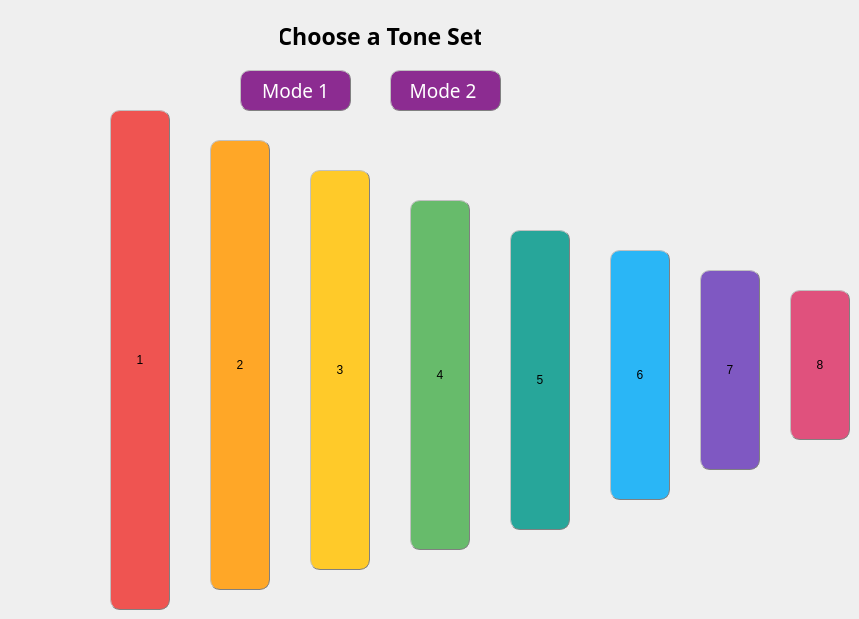
        <widget class="QWidget" name="xylophoneTab">
         <attribute name="icon">
          <iconset resource="../../../../../images.qrc">
           <normaloff>:/icons/icons/xylophone-icon.png</normaloff>:/icons/icons/xylophone-icon.png</iconset>
         </attribute>
         <attribute name="title">
          <string/>
         </attribute>
         <widget class="QPushButton" name="Xylophone8KeyPushButton">
          <property name="geometry">
           <rect>
            <x>790</x>
            <y>290</y>
            <width>60</width>
            <height>150</height>
           </rect>
          </property>
          <property name="styleSheet">
           <string notr="true">QPushButton {
	border: 1.1px grey;
    border-radius: 10px;
    border-style: outset;
	background-color: rgb(224, 81, 125);
    }

QPushButton:hover {
	background-color: rgb(173, 63, 97);
    }

QPushButton:pressed {
	background-color: rgb(144, 52, 81);
    }</string>
          </property>
          <property name="text">
           <string>8</string>
          </property>
          <property name="shortcut">
           <string>8</string>
          </property>
         </widget>
         <widget class="QPushButton" name="Xylophone7KeyPushButton">
          <property name="geometry">
           <rect>
            <x>700</x>
            <y>270</y>
            <width>60</width>
            <height>200</height>
           </rect>
          </property>
          <property name="styleSheet">
           <string notr="true">QPushButton {
	border: 1.1px grey;
    border-radius: 10px;
    border-style: outset;
	background-color: rgb(127, 88, 194);
    }

QPushButton:hover {
	background-color: rgb(99, 69, 152);
    }

QPushButton:pressed {
	background-color: rgb(82, 57, 125);
    }</string>
          </property>
          <property name="text">
           <string>7</string>
          </property>
          <property name="shortcut">
           <string>7</string>
          </property>
         </widget>
         <widget class="QPushButton" name="Xylophone6KeyPushButton">
          <property name="geometry">
           <rect>
            <x>610</x>
            <y>250</y>
            <width>60</width>
            <height>250</height>
           </rect>
          </property>
          <property name="styleSheet">
           <string notr="true">QPushButton {
	border: 1.1px grey;
    border-radius: 10px;
    border-style: outset;
	background-color: rgb(42, 182, 246);
    }

QPushButton:hover {
	background-color: rgb(34, 153, 204);
    }

QPushButton:pressed {
	background-color: rgb(26, 116, 154);
    }</string>
          </property>
          <property name="text">
           <string>6</string>
          </property>
          <property name="shortcut">
           <string>6</string>
          </property>
         </widget>
         <widget class="QPushButton" name="Xylophone5KeyPushButton">
          <property name="geometry">
           <rect>
            <x>510</x>
            <y>230</y>
            <width>60</width>
            <height>300</height>
           </rect>
          </property>
          <property name="styleSheet">
           <string notr="true">QPushButton {
	border: 1.1px grey;
    border-radius: 10px;
    border-style: outset;
	background-color: rgb(39, 166, 154);
    }

QPushButton:hover {
	background-color: rgb(32, 136, 126);
    }

QPushButton:pressed {
	background-color: rgb(27, 115, 106);
    }</string>
          </property>
          <property name="text">
           <string>5</string>
          </property>
          <property name="shortcut">
           <string>5</string>
          </property>
         </widget>
         <widget class="QPushButton" name="Xylophone4KeyPushButton">
          <property name="geometry">
           <rect>
            <x>410</x>
            <y>200</y>
            <width>60</width>
            <height>350</height>
           </rect>
          </property>
          <property name="styleSheet">
           <string notr="true">QPushButton {
	border: 1.1px grey;
    border-radius: 10px;
    border-style: outset;
	background-color: rgb(103, 187, 107);
    }

QPushButton:hover {
	background-color: rgb(84, 153, 87);
    }

QPushButton:pressed {
	background-color: rgb(69, 126, 71);
    }</string>
          </property>
          <property name="text">
           <string>4</string>
          </property>
          <property name="shortcut">
           <string>4</string>
          </property>
         </widget>
         <widget class="QPushButton" name="Xylophone3KeyPushButton">
          <property name="geometry">
           <rect>
            <x>310</x>
            <y>170</y>
            <width>60</width>
            <height>400</height>
           </rect>
          </property>
          <property name="styleSheet">
           <string notr="true">QPushButton {
	border: 1.1px grey;
    border-radius: 10px;
    border-style: outset;
	background-color: rgb(255, 202, 41);
    }

QPushButton:hover {
	background-color: rgb(220, 174, 35);
    }

QPushButton:pressed {
	background-color: rgb(182, 144, 28);
    }</string>
          </property>
          <property name="text">
           <string>3</string>
          </property>
          <property name="shortcut">
           <string>3</string>
          </property>
         </widget>
         <widget class="QPushButton" name="Xylophone2KeyPushButton">
          <property name="geometry">
           <rect>
            <x>210</x>
            <y>140</y>
            <width>60</width>
            <height>450</height>
           </rect>
          </property>
          <property name="styleSheet">
           <string notr="true">QPushButton {
	border: 1.1px grey;
    border-radius: 10px;
    border-style: outset;
	background-color: rgb(255, 167, 39);
    }

QPushButton:hover {
	background-color: rgb(190, 124, 24);
    }

QPushButton:pressed {
	background-color: rgb(167, 109, 21);
    }</string>
          </property>
          <property name="text">
           <string>2</string>
          </property>
          <property name="shortcut">
           <string>2</string>
          </property>
         </widget>
         <widget class="QPushButton" name="Xylophone1KeyPushButton">
          <property name="geometry">
           <rect>
            <x>110</x>
            <y>110</y>
            <width>60</width>
            <height>500</height>
           </rect>
          </property>
          <property name="styleSheet">
           <string notr="true">QPushButton {
	border: 1.1px grey;
    border-radius: 10px;
    border-style: outset;
	background-color: rgb(239, 84, 81);
    }

QPushButton:hover {
	background-color: rgb(204, 71, 69);
    }

QPushButton:pressed {
	background-color: rgb(139, 47, 47);
    }</string>
          </property>
          <property name="text">
           <string>1</string>
          </property>
          <property name="shortcut">
           <string>1</string>
          </property>
         </widget>
         <widget class="QPushButton" name="XylophoneModeOnePushButton">
          <property name="geometry">
           <rect>
            <x>240</x>
            <y>70</y>
            <width>111</width>
            <height>41</height>
           </rect>
          </property>
          <property name="font">
           <font>
            <family>Gabriola</family>
            <pointsize>14</pointsize>
            <weight>50</weight>
            <bold>false</bold>
           </font>
          </property>
          <property name="styleSheet">
           <string notr="true">QPushButton {
	color: rgb(255, 255, 255);
	border: 1.1px grey;
    border-radius: 10px;
    border-style: outset;
	background-color: rgb(140, 44, 145);
    }

QPushButton:hover {
	background-color: rgb(123, 38, 128);
    }

QPushButton:pressed {
	background-color: rgb(97, 30, 100);
    }</string>
          </property>
          <property name="text">
           <string>Mode 1</string>
          </property>
          <property name="checkable">
           <bool>true</bool>
          </property>
          <attribute name="buttonGroup">
           <string notr="true">buttonGroup_2</string>
          </attribute>
         </widget>
         <widget class="QPushButton" name="XylophoneModeTwoPushButton">
          <property name="geometry">
           <rect>
            <x>390</x>
            <y>70</y>
            <width>111</width>
            <height>41</height>
           </rect>
          </property>
          <property name="font">
           <font>
            <family>Gabriola</family>
            <pointsize>14</pointsize>
            <weight>50</weight>
            <bold>false</bold>
           </font>
          </property>
          <property name="styleSheet">
           <string notr="true">QPushButton {
	color: rgb(255, 255, 255);
	border: 1.1px grey;
    border-radius: 10px;
    border-style: outset;
	background-color: rgb(140, 44, 145);
    }

QPushButton:hover {
	background-color: rgb(123, 38, 128);
    }

QPushButton:pressed {
	background-color: rgb(97, 30, 100);
    }</string>
          </property>
          <property name="text">
           <string>Mode 2 </string>
          </property>
          <property name="checkable">
           <bool>true</bool>
          </property>
          <attribute name="buttonGroup">
           <string notr="true">buttonGroup_2</string>
          </attribute>
         </widget>
         <widget class="QLabel" name="XylophoneLabel">
          <property name="geometry">
           <rect>
            <x>280</x>
            <y>20</y>
            <width>201</width>
            <height>31</height>
           </rect>
          </property>
          <property name="font">
           <font>
            <family>Gabriola</family>
            <pointsize>17</pointsize>
            <weight>75</weight>
            <bold>true</bold>
           </font>
          </property>
          <property name="text">
           <string>Choose a Tone Set</string>
          </property>
          <property name="alignment">
           <set>Qt::AlignCenter</set>
          </property>
         </widget>
         <widget class="QLabel" name="label">
          <property name="geometry">
           <rect>
            <x>760</x>
            <y>120</y>
            <width>71</width>
            <height>71</height>
           </rect>
          </property>
          <property name="text">
           <string/>
          </property>
          <property name="pixmap">
           <pixmap resource="../../../../../images.qrc">:/icons/icons/music.png</pixmap>
          </property>
          <property name="scaledContents">
           <bool>true</bool>
          </property>
         </widget>
         <widget class="QLabel" name="label_2">
          <property name="geometry">
           <rect>
            <x>10</x>
            <y>520</y>
            <width>61</width>
            <height>61</height>
           </rect>
          </property>
          <property name="text">
           <string/>
          </property>
          <property name="pixmap">
           <pixmap resource="../../../../../images.qrc">:/icons/icons/music-notes.png</pixmap>
          </property>
          <property name="scaledContents">
           <bool>true</bool>
          </property>
         </widget>
         <widget class="QLabel" name="label_3">
          <property name="geometry">
           <rect>
            <x>30</x>
            <y>30</y>
            <width>61</width>
            <height>61</height>
           </rect>
          </property>
          <property name="text">
           <string/>
          </property>
          <property name="pixmap">
           <pixmap resource="../../../../../images.qrc">:/icons/icons/music (1).png</pixmap>
          </property>
          <property name="scaledContents">
           <bool>true</bool>
          </property>
         </widget>
         <widget class="QLabel" name="label_4">
          <property name="geometry">
           <rect>
            <x>750</x>
            <y>500</y>
            <width>61</width>
            <height>61</height>
           </rect>
          </property>
          <property name="text">
           <string/>
          </property>
          <property name="pixmap">
           <pixmap resource="../../../../../images.qrc">:/icons/icons/musical-note.png</pixmap>
          </property>
          <property name="scaledContents">
           <bool>true</bool>
          </property>
         </widget>
         <widget class="QLabel" name="label_18">
          <property name="geometry">
           <rect>
            <x>660</x>
            <y>40</y>
            <width>61</width>
            <height>61</height>
           </rect>
          </property>
          <property name="text">
           <string/>
          </property>
          <property name="pixmap">
           <pixmap resource="../../../../../images.qrc">:/icons/icons/musical-notes.png</pixmap>
          </property>
          <property name="scaledContents">
           <bool>true</bool>
          </property>
         </widget>
        </widget>
